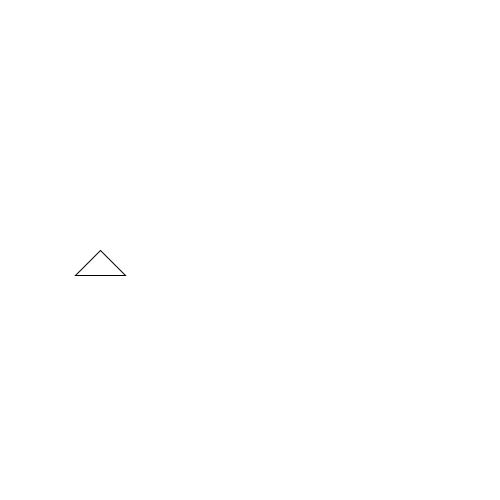
Frame 1 (no input)
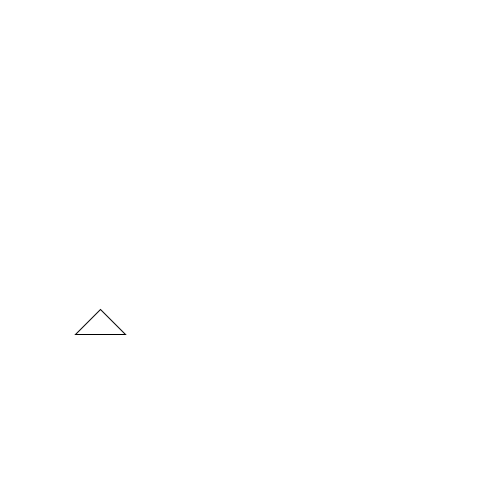
Frame 60 (the mouse pressed at the canvas centre just before this capture)
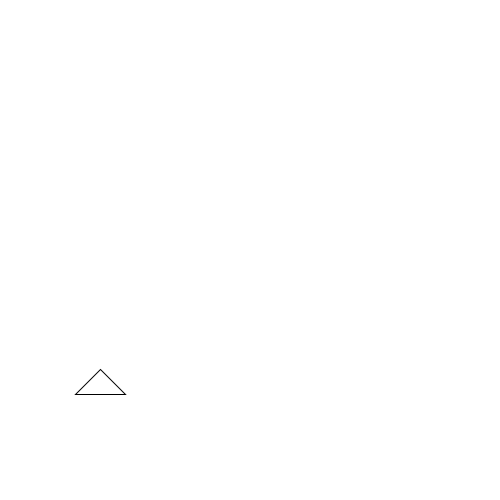
Frame 120 (the mouse held since frame 60 and released just before this capture)

The Processing sketch that drew these frames (run headless with seeded random() and noise(); from frame 60 on, the mouse is pressed at the canvas centre):

// Processing sketch: processing_131991
// ── processing_131991.pde

int topX;
int topY;

void setup() {  //setup function called initially, only once
  size(500, 500);
  topX = 100;
  topY = height/2;  
}

void draw() {  //draw function loops 
  background(255);  //set background white
 triangle(topX, topY, topX + 25, topY + 25, topX - 25, topY +25);

    //move down
 topY++;
}
